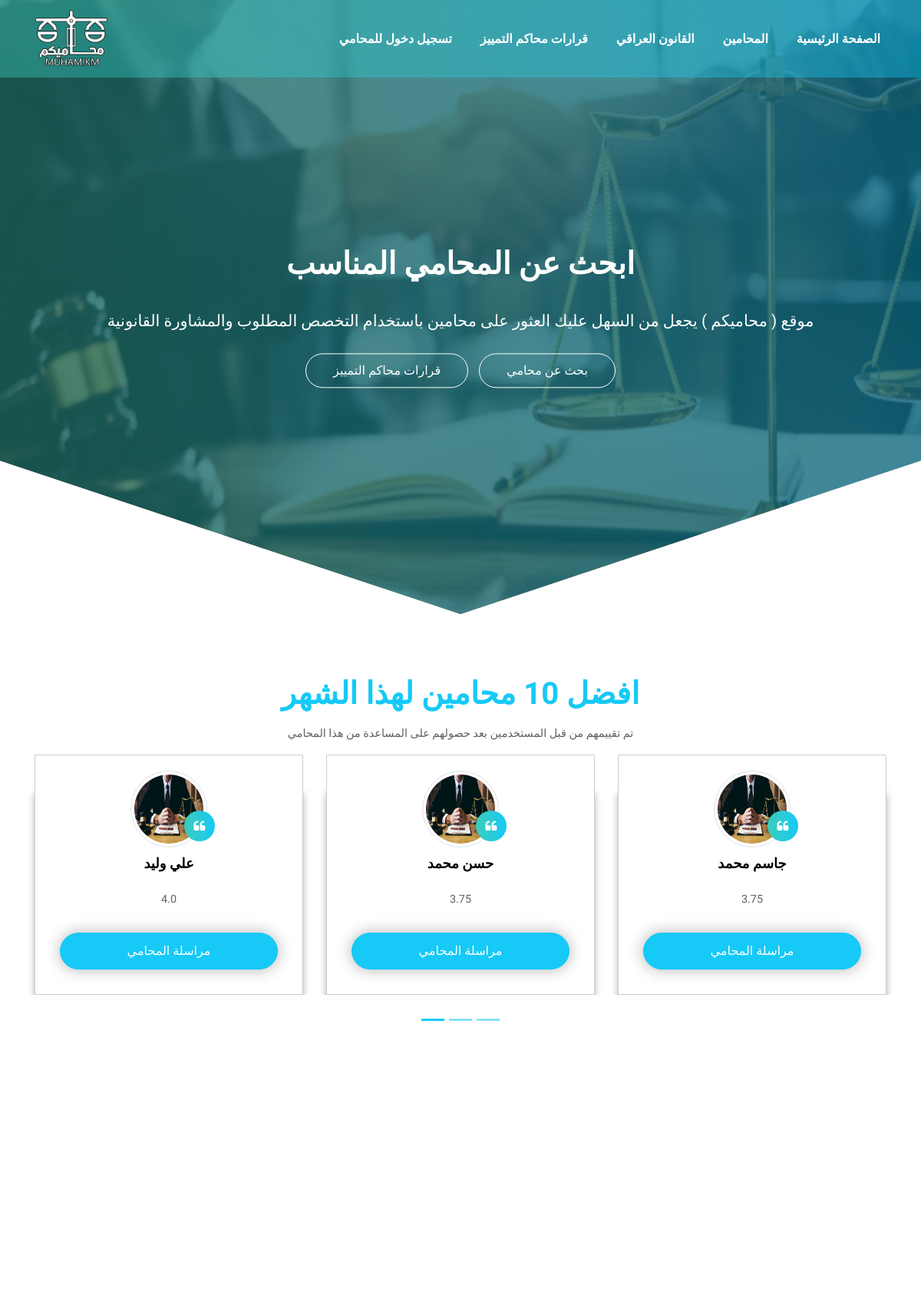
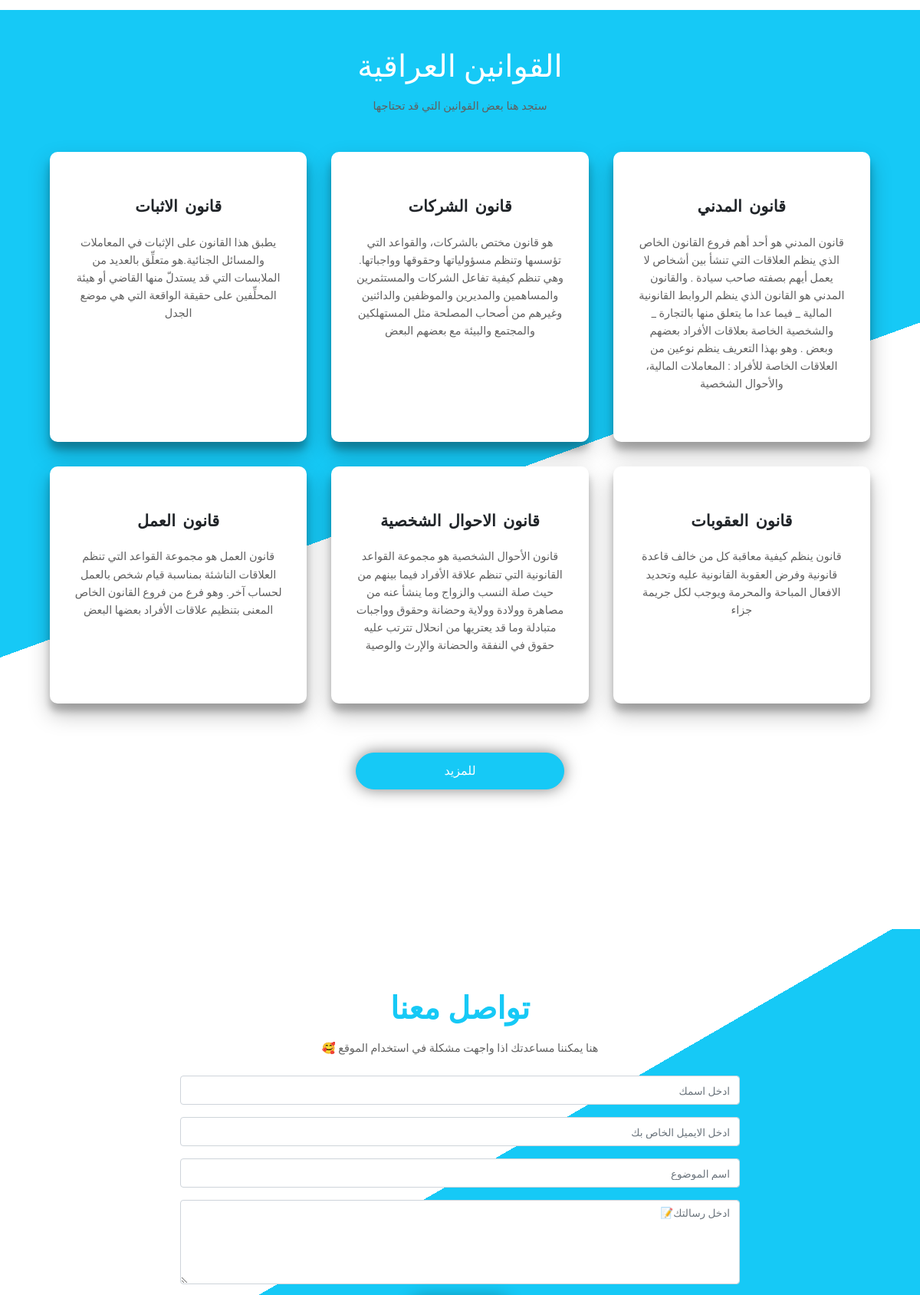
The page / (upper part) on the database its author committed (2 pictures, top to bottom).
### tables this page shows
CREATE TABLE "lawyers" (
	"id"	INTEGER NOT NULL UNIQUE,
	"name"	TEXT,
	"password"	TEXT,
	"number"	TEXT,
	"email"	TEXT,
	"city"	TEXT,
	"gmaps link"	TEXT,
	"picture"	TEXT,
	"license"	TEXT,
	"specialization"	INTEGER,
	"years of experince"	INTEGER,
	"verfied"	INTEGER,
	"total_rating"	REAL,
	PRIMARY KEY("id" AUTOINCREMENT)
);

CREATE TABLE "iraqi_law" (
	"subject"	TEXT,
	"law"	TEXT,
	"description"	TEXT,
	"law_id"	INTEGER NOT NULL UNIQUE,
	PRIMARY KEY("law_id" AUTOINCREMENT)
);

### app.py (the view)
@app.route("/")
def index():
    lawyers = db.execute("SELECT name,total_rating FROM lawyers ORDER BY total_rating DESC LIMIT 10 ")
    result = db.execute("SELECT subject,description,law_id FROM iraqi_law ")
    return render_template("home.html",len= len(result), result=result , head="القانون العراقي", link="laws" , lawyer =lawyers)

### templates/home.html (shortened to what this page needs)
<!DOCTYPE html>
<html lang="en">
<head>
    <link rel="stylesheet" href="/static/home.css">
    <link rel="stylesheet" href="https://cdnjs.cloudflare.com/ajax/libs/font-awesome/4.7.0/css/font-awesome.min.css"
 />
    <link rel="stylesheet" href="https://maxcdn.bootstrapcdn.com/bootstrap/4.5.2/css/bootstrap.min.css">
</head>
<body>
    <div class="header" id="topheader">
        <nav class="navbar navbar-expand-lg navbar-dark fixed-top">
            <div class="container">
                <img class="navbar-brand" src="/static/img/photo_2021-01-30_14-48-09-Recovered.png" style="width: 6rem;">
                <div class="collapse navbar-collapse" id="navbarSupportedContent">
                    <ul class="navbar-nav ml-auto">
                        <li class="nav-item">
                            <a class="nav-link" href="https://mohamikm.herokuapp.com/login">تسجيل دخول للمحامي <span class="sr-only">(current)</span></a>
                        </li>
                        <li class="nav-item">
                            <a class="nav-link" href="#"> قرارات محاكم التمييز<span class="sr-only">(current)</span></a>
                        </li>
                        <li class="nav-item">
                            <a class="nav-link" href="https://mohamikm.herokuapp.com/laws"> القانون العراقي<span class="sr-only">(current)</span></a>
                        </li>
                        <li class="nav-item">
                            <a class="nav-link" href="https://mohamikm.herokuapp.com/lawyers-search">المحامين <span class="sr-only">(current)</span></a>
                        </li>
                        <li class="nav-item active">
                            <a class="nav-link" href="https://mohamikm.herokuapp.com/">الصفحة الرئيسية <span class="sr-only">(current)</span></a>
                        </li>
                    </ul>
                </div>
            </div>
        </nav>
        <section class="header-section">
            <div class="center-div">
                <h1 class="font-weight-bold">
                    ابحث عن المحامي المناسب
                </h1>
                <p> موقع ( محاميكم ) يجعل من السهل عليك العثور على محامين باستخدام
                    التخصص المطلوب والمشاورة القانونية
                </p>
                <div class="header-buttons">
                    <a href="https://mohamikm.herokuapp.com/lawyers-search">بحث عن محامي</a>
                    <a href="#">قرارات محاكم التمييز</a>
                </div>
            </div>
        </section>
    </div>
    <section class="top-teen">
        <div class="container headings text-center">
            <h1 class="text-center font-weight-bold" style="color:  #16c9f6;">افضل 10 محامين لهذا الشهر</h1>
            <p class="pt-2">تم تقييمهم من قبل المستخدمين بعد حصولهم على المساعدة من هذا المحامي</p>
        </div>
        <div id="demo" class="carousel slide" data-ride="carousel">
            <ul class="carousel-indicators">
                <li data-target="#demo" data-slide-to="0" class="active"></li>
                <li data-target="#demo" data-slide-to="1"></li>
                <li data-target="#demo" data-slide-to="2"></li>
            </ul>
            <div class="carousel-inner container">
                <div class="carousel-item active">
                    <div class="row">
                        {% for i in range(3) %}
                        <div class="col-lg-4 col-md-4 col-12">
                            <div class="box">
                                <a class="img" href="#"><img src="/static/img/criminal.jpg"
                                        class="img-fluidi img-thumbnail"></a>
                                <h1> {{ lawyer[i]["name"] }} </h1>
                                <p class="m-4"> {{ lawyer[i]["total_rating"] }}</p>
                                <div class="topteen-button">
                                    <a href="#"> مراسلة المحامي </a>
                                </div>
                            </div>
                        </div>
                        {%endfor%}
                    </div>
                </div>
            </div>
            <a class="carousel-control-prev" href="#demo" data-slide="prev">
                <span class="carousel-control-prev-icon"></span>
            </a>
            <a class="carousel-control-next" href="#demo" data-slide="next">
                <span class="carousel-control-next-icon"></span>
            </a>
        </div>
    </section>
    <section class="header-extradiv">
        <div class="container">
            <h1><span class="text-white">القوانين العراقية</span></h1>
            <p class="pt-2" style="margin-bottom: 3rem;">ستجد هنا بعض القوانين التي قد تحتاجها </p>
            <div class="cards">
                {%for i in range(6)%}
                <div class="extra-div">
                    <h2>{{ result[i]["subject"] }}</h2>
                    <p>{{ result[i]["description"] }}</p>
                </div>
                {%endfor%}
                <div></div>
                <div class="cards-button">
                    <a href="https://mohamikm.herokuapp.com/laws"> للمزيد </a>
                </div>
                <div></div>
            </div>
        </div>
    </section>
    <section class="contactus" id="contactid">
        <div class="container headings text-center">
            <h1 class="text-center font-weight-bold" style="color:  #16c9f6;">تواصل معنا</h1>
            <p class="pt-2 mb-4">🥰 هنا يمكننا مساعدتك اذا واجهت مشكلة في استخدام الموقع</p>
        </div>
        <div class="container">
            <div class="row">
                <div class="col-lg-8 col-md-8 col-10 offset-lg-2 offset-md-2 offset-1">
                    <form action="/action_page.php">
                        <div class="form-group">
                            <input type="text" class="form-control" placeholder="ادخل اسمك" id="Username" required
                                autocomplete="off">
                        </div>
                        <form action="/action_page.php">
                            <div class="form-group">
                                <input type="email" class="form-control" placeholder="ادخل الايميل الخاص بك" id="email"
                                    required autocomplete="off">
                            </div>
                            <form action="/action_page.php">
                                <div class="form-group">
                                    <input type="text" class="form-control" placeholder="اسم الموضوع" id="text" required
                                        autocomplete="off">
                                </div>
                                <div class="form-group">
                                    <textarea class="form-control" placeholder="ادخل رسالتك📝" rows="4"
                                        id="comment"></textarea>
                                </div>
                            </form>
                </div>
            </div>
        </div>
    </section>
</body>
</html>

### static/home.css (style rules this page uses)
html { scroll-behavior: smooth; }
* { margin: 0; padding: 0; box-sizing: border-box; font-family: 'Lemonada', cursive; }
a { text-decoration: none !important; }
li { list-style: none !important; }
p { font-size: 0.9rem; line-height: 1.6; font-weight: 400; color: #606060; }
.header { width: 100%; height: 100vh; background-image: linear-gradient(rgba(0, 0, 0, 0.637), rgba(0, 0, 0, 0.637)), url(./img/Best-Top-10-Lawyers-In-Islamabad-750x400.jpg); background-repeat: no-repeat; background-size: 100% 100%; clip-path: polygon(100% 0%, 100% 75%, 50% 100%, 0 75%, 0 0); position: relative; }
.header::before { content: ""; position: absolute; top: 0%; bottom: 0%; left: 0; right: 0; opacity: .4; z-index: -1; background: linear-gradient(to right, #1e5799 0%, #3ccdbb 0%, #16c9f6 100%); }
.navbar:before { content: ""; position: absolute; top: 0%; bottom: 0%; left: 0; right: 0; opacity: .4; z-index: -1; background: linear-gradient(to right, #1e5799 0%, #3ccdbb 0%, #16c9f6 100%); }
.nav-item a { color: #ffffff !important; font-weight: bold; margin-left: 1.3rem; }
.header-section { width: 100%; height: inherit; color: white; text-align: center; position: relative; }
.center-div { width: 100%; height: auto; position: absolute; top: 50%; left: 50%; transform: translate(-50%, -50%); -ms-transform: translate(-50%, -50%); -webkit-transform: translate(-50%, -50%); }
.center-div p { font-size: 1.3rem; padding: 10px 0 20px 0; color: white; }
.center-div h1 { line-height: 2; }
.header-buttons a { border: 1px solid #fff; border-radius: 100px; margin: 0 5px; padding: 12px 35px; outline: none; color: #fff; font-size: 1rem; font-weight: 400; line-height: 1.4; text-align: center; }
.top-teen { width: 100%; height: 100vh; padding: 80px 0; margin-bottom: 2rem; }
.box { text-align: center; border: 1px solid rgba(0, 0, 0, 0.2); box-shadow: 0 50px 10px 0 rgba(0, 0, 0, 0.3); border-radius: 2px; transition: 0.3s ease; background: #fff; }
.box .img:after { content: "\f10d"; font-family: FontAwesome; width: 40px; height: 40px; border-radius: 50%; background: linear-gradient(to right, #1e5799 0%, #3ccdbb 0%, #16c9f6 100%); color: white; position: absolute; top: 120%; left: 70%; display: flex; justify-content: center; align-items: center; }
.topteen-button a { color: #fff !important; }
.topteen-button { border: 1px solid #16c9f6; border-radius: 100px; margin: 2rem 2rem; padding: 12px 35px; outline: none; font-size: 1rem; font-weight: 400; line-height: 1.4; text-align: center; background: #16c9f6; text-decoration: none; box-shadow: 0 0 20px 0 rgba(0, 0, 0, 0.3); }
.box h1 { font-size: 18px; font-weight: 700; color: #000; margin: 10px 0; }
.header-extradiv { width: 100%; height: auto; margin: 100px 0; text-align: center; padding: 50px; position: relative; }
.header-extradiv:before { content: ""; position: absolute; top: 0%; bottom: 0%; left: 0; right: 0; z-index: -1; background: linear-gradient(160deg, #16c9f6 55%, #fff 0%); }
.cards { display: grid; grid-template-columns: repeat(3, 1fr); grid-column-gap: 2rem; grid-row-gap: 2rem; }
.extra-div { background: #fff; border-radius: 10px; padding: 3rem 2rem; position: relative; padding-top: 2rem; text-align: center; transition: all .3s ease; -webkit-transition: all .3s ease; -moz-transition: all .3s ease; -ms-transition: all .3s ease; -o-transition: all .3s ease; box-shadow: 0 14px 28px rgba(0,0,0,0.25), 0 10px 10px rgba(0,0,0,0.22); }
.extra-div h2 { font-size: 1.3rem; margin: 20px 0 15px 0; font-weight: bold; line-height: 1.9; word-spacing: 4px; }
.cards-button a { color: #fff !important; }
.cards-button { border: 1px solid #16c9f6; border-radius: 100px; margin: 2rem 2rem; padding: 12px 35px; outline: none; font-size: 1rem; font-weight: 400; line-height: 1.4; text-align: center; background: #16c9f6; text-decoration: none; box-shadow: 0 0 20px 0 rgba(0, 0, 0, 0.50); }
.carousel-indicators { position: absolute; right: 0; bottom: -60px !important; }
.carousel-indicators li { background-color: #16c9f6 !important; }
.box a { position: relative; }
.box a img { width: 100px; height: 100px; border-radius: 50%; margin-top: 20px; }
.contactus { width: 100%; height: 100vh; padding: 80px 0; position: relative; }
.contactus:before { content: ""; position: absolute; top: 0; left: 0; bottom: 0; right: 0; z-index: -1; background: linear-gradient(330deg, #16c9f6 55%, #fff 0%); }
.form-control { direction: rtl; }
::placeholder { font-size: 0.85rem; }
.footer-text h3, p, li { text-align: center; }

### rows shown on the page
lawyers: name "علي وليد", total_rating "4.0"
lawyers: name "حسن محمد", total_rating "3.75"
lawyers: name "جاسم محمد", total_rating "3.75"
iraqi_law: subject "قانون الاثبات", description "يطبق هذا القانون على الإثبات في المعاملات والمسائل الجنائية.هو متعلِّق بالعديد من الملابسات التي قد يستدلّ منها القاضي أو هيئة المحلِّفين على حقيقة الواقعة التي هي موضع الجدل"
iraqi_law: subject "قانون الشركات", description "هو قانون مختص بالشركات، والقواعد التي تؤسسها وتنظم مسؤولياتها وحقوقها وواجباتها. وهي تنظم كيفية تفاعل الشركات والمستثمرين والمساهمين والمديرين والموظفين والدائنين وغيرهم من أصحاب المصلحة مثل المستهلكين والمجتمع والبيئة مع بعضهم البعض"
iraqi_law: subject "قانون المدني", description "قانون المدني هو أحد أهم فروع القانون الخاص الذي ينظم العلاقات التي تنشأ بين أشخاص لا يعمل أيهم بصفته صاحب سيادة . والقانون المدني هو القانون الذي ينظم الروابط القانونية المالية _ فيما عدا ما يتعلق منها بالتجارة _ والشخصية الخاصة بعلاقات الأفراد بعضهم وبعض . وهو بهذا التعريف ينظم نوعين من العلاقات الخاصة للأفراد : المعاملات المالية، والأحوال الشخصية"
iraqi_law: subject "قانون العمل", description "قانون العمل هو مجموعة القواعد التي تنظم العلاقات الناشئة بمناسبة قيام شخص بالعمل لحساب آخر. وهو فرع من فروع القانون الخاص المعنى بتنظيم علاقات الأفراد بعضها البعض"
iraqi_law: subject "قانون الاحوال الشخصية", description "قانون الأحوال الشخصية هو مجموعة القواعد القانونية التي تنظم علاقة الأفراد فيما بينهم من حيث صلة النسب والزواج وما ينشأ عنه من مصاهرة وولادة وولاية وحضانة وحقوق وواجبات متبادلة وما قد يعتريها من انحلال تترتب عليه حقوق في النفقة والحضانة والإرث والوصية"
iraqi_law: subject "قانون العقوبات", description "قانون ينظم كيفية معاقبة كل من خالف قاعدة قانونية وفرض العقوبة القانونية عليه وتحديد الافعال المباحة والمحرمة ويوجب لكل جريمة جزاء"
